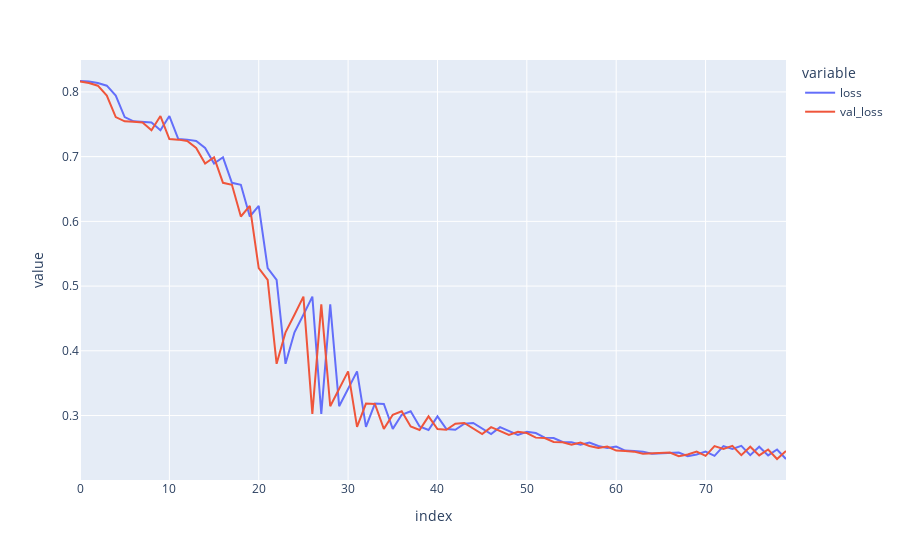

Notebook cell for this chart:
### Code cell
fig = px.line({'loss': train_history['loss'], 'val_loss': val_history['loss']})
fig.show()
